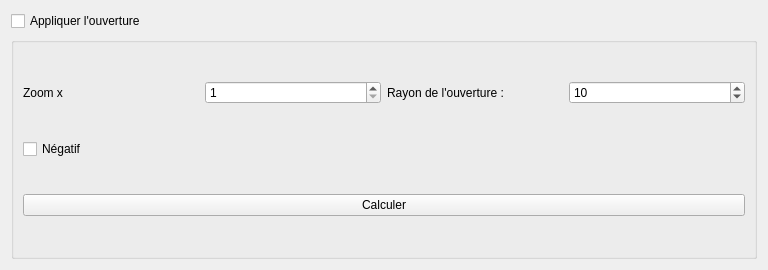
<?xml version="1.0" encoding="UTF-8"?>
<ui version="4.0">
 <class>OpeningForm</class>
 <widget class="QWidget" name="OpeningForm">
  <property name="geometry">
   <rect>
    <x>0</x>
    <y>0</y>
    <width>768</width>
    <height>270</height>
   </rect>
  </property>
  <property name="windowTitle">
   <string>Form</string>
  </property>
  <layout class="QGridLayout" name="gridLayout">
   <item row="0" column="0">
    <widget class="QCheckBox" name="checkBox_2">
     <property name="text">
      <string>Appliquer l'ouverture</string>
     </property>
    </widget>
   </item>
   <item row="1" column="0">
    <widget class="QGroupBox" name="groupBox">
     <layout class="QVBoxLayout" name="verticalLayout">
      <item>
       <layout class="QHBoxLayout" name="horizontalLayout_2">
        <item>
         <widget class="QLabel" name="label_3">
          <property name="text">
           <string>Zoom x</string>
          </property>
         </widget>
        </item>
        <item>
         <widget class="QSpinBox" name="spinBox">
          <property name="minimum">
           <number>1</number>
          </property>
          <property name="maximum">
           <number>16</number>
          </property>
         </widget>
        </item>
        <item>
         <widget class="QLabel" name="label_4">
          <property name="text">
           <string>Rayon de l'ouverture :</string>
          </property>
         </widget>
        </item>
        <item>
         <widget class="QSpinBox" name="spinBox_2">
          <property name="minimum">
           <number>1</number>
          </property>
          <property name="singleStep">
           <number>1</number>
          </property>
          <property name="value">
           <number>10</number>
          </property>
         </widget>
        </item>
       </layout>
      </item>
      <item>
       <widget class="QCheckBox" name="checkBox_3">
        <property name="text">
         <string>Négatif</string>
        </property>
       </widget>
      </item>
      <item>
       <widget class="QPushButton" name="pushButton">
        <property name="text">
         <string>Calculer</string>
        </property>
       </widget>
      </item>
     </layout>
    </widget>
   </item>
  </layout>
 </widget>
 <resources/>
 <connections/>
</ui>
